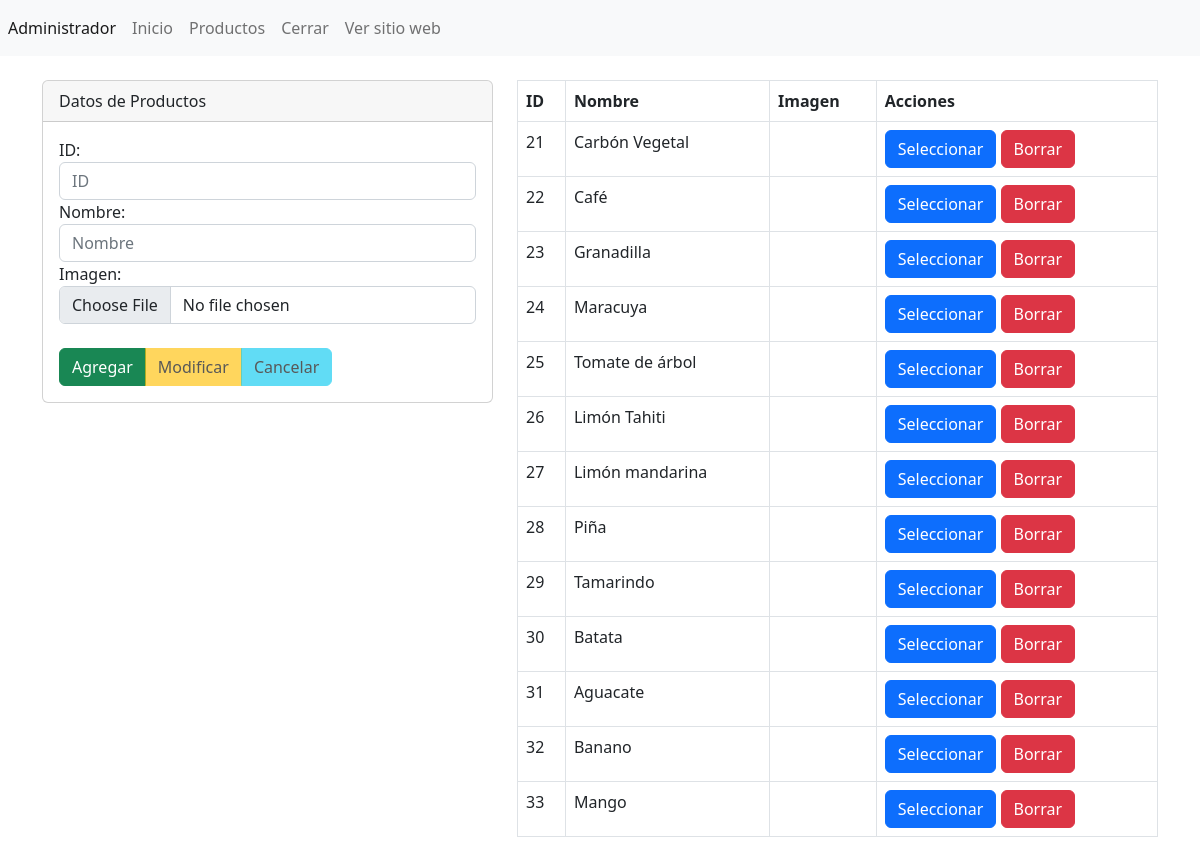
/admin/section/productos.php (signed in), run on the app's committed database.
### tables this page shows
CREATE TABLE `productos` (
  `id` int(11) NOT NULL,
  `nombre` varchar(250) NOT NULL,
  `imagen` varchar(1000) NOT NULL
);

### admin/section/productos.php (the view, shortened to what this page needs)
<?php include("../template/header.php"); ?>
<?php
$txtID=(isset($_POST['txtID']))?$_POST['txtID']:"";
$txtNombre=(isset($_POST['txtNombre']))?$_POST['txtNombre']:"";
$accion=(isset($_POST['accion']))?$_POST['accion']:"";
include("../config/db.php");
 $sentenciaSQL= $conexion->prepare("SELECT * FROM productos");
 $sentenciaSQL->execute();
 $listaProductos=$sentenciaSQL->fetchAll(PDO::FETCH_ASSOC);
?>
<div class="col-md-5">
    <div class="card">
        <div class="card-header">
            Datos de Productos
        </div>
        <div class="card-body">
            <form method="POST" enctype="multipart/form-data">
                <div class="form-group">
                    <label for="txtID">ID:</label>
                    <input type="text" required readonly class="form-control" value="<?php echo $txtID ?>" name="txtID"
                        id="txtID" placeholder="ID">
                </div>
                <div class="form-group">
                    <label for="txtNombre">Nombre:</label>
                    <input type="text" class="form-control" value="<?php echo $txtNombre ?>" name="txtNombre"
                        id="txtNombre" placeholder="Nombre">
                </div>
                <div class="form-group">
                    <label for="txtImagen">Imagen:</label><br>
                    <input type="file" class="form-control" name="txtImagen" id="txtImagen">
                </div>
                <br>
                <div class="btn-group" role="group" aria-label="">
                    <button type="submit" name="accion" <?php echo ($accion=="Seleccionar")?"disabled":"" ?>
                        value="Agregar" class="btn btn-success">Agregar</button>
                    <button type="submit" name="accion" <?php echo ($accion!="Seleccionar")?"disabled":"" ?>
                        value="Modificar" class="btn btn-warning">Modificar</button>
                    <button type="submit" name="accion" <?php echo ($accion!="Seleccionar")?"disabled":"" ?>
                        value="Cancelar" class="btn btn-info">Cancelar</button>
                </div>
            </form>
        </div>
    </div>
</div>
<div class="col-md-7">
    <table class="table table-bordered">
        <thead>
            <tr>
                <th>ID</th>
                <th>Nombre</th>
                <th>Imagen</th>
                <th>Acciones</th>
            </tr>
        </thead>
        <tbody>
            <?php foreach($listaProductos as $producto) { ?>
            <tr>
                <td><?php echo $producto['id']?></td>
                <td><?php echo $producto['nombre']?></td>
                <td>
                </td>
                <td>
                    <form method="post">
                        <input type="submit" name="accion" value="Seleccionar" class="btn btn-primary">
                        <input type="submit" name="accion" value="Borrar" class="btn btn-danger">
                    </form>
                </td>
            </tr>
            <?php };?>
        </tbody>
    </table>
</div>
<?php include("../template/footer.php"); ?>

### admin/template/header.php (shortened to what this page needs)
<!DOCTYPE html>
<html lang="en">
<head>
    <link href="https://cdn.jsdelivr.net/npm/bootstrap@5.2.0/dist/css/bootstrap.min.css" rel="stylesheet"
>
</head>
<body>
    <?php $url="http://".$_SERVER['HTTP_HOST']."/distrilacteosfernandez" ?>
    <nav class="navbar navbar-expand navbar-light bg-light">
        <div class="nav navbar-nav">
            <a class="nav-item nav-link active" href="#">Administrador</a>
            <a class="nav-item nav-link" href="<?php echo $url; ?>/admin/inicio.php">Inicio</a>
            <a class="nav-item nav-link" href="<?php echo $url; ?>/admin/section/productos.php">Productos</a>
            <a class="nav-item nav-link" href="<?php echo $url; ?>/admin/section/cerrar.php">Cerrar</a>
            <a class="nav-item nav-link" href="<?php echo $url; ?>">Ver sitio web</a>
        </div>
    </nav>
    <div class="container">
        <br>
        <div class="row">

### admin/template/footer.php
</div>
</div>
</body>
</html>

### data on the page
productos: id "21", nombre "Carbón Vegetal"
productos: id "22", nombre "Café"
productos: id "23", nombre "Granadilla"
productos: id "24", nombre "Maracuya"
productos: id "25", nombre "Tomate de árbol"
productos: id "26", nombre "Limón Tahiti"
productos: id "27", nombre "Limón mandarina"
productos: id "28", nombre "Piña"
productos: id "29", nombre "Tamarindo"
productos: id "30", nombre "Batata"
productos: id "31", nombre "Aguacate"
productos: id "32", nombre "Banano"
productos: id "33", nombre "Mango"
